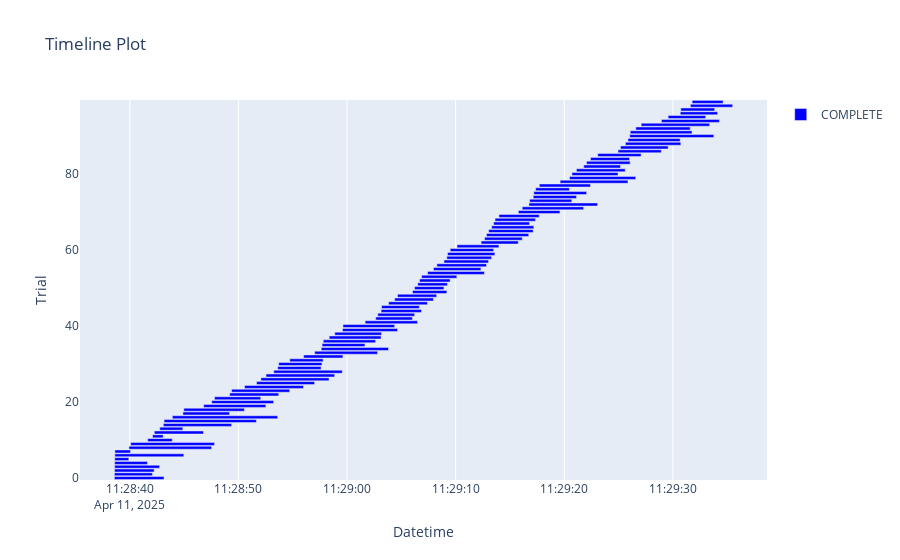

Here is the notebook cell this chart was saved with:
### Code cell
optuna.visualization.plot_timeline(study)

### Figure 1 — Plotly figure (JSON) as saved in the notebook; plotly's stock layout.template omitted (floating-point values rounded to 4 significant figures)
{"data": [{"base": ["2025-04-11T11:28:38.582479", "2025-04-11T11:28:38.593954", "2025-04-11T11:28:38.595949", "2025-04-11T11:28:38.606944", "2025-04-11T11:28:38.612122", "2025-04-11T11:28:38.615104", "2025-04-11T11:28:38.629065", "2025-04-11T11:28:38.632060", "2025-04-11T11:28:39.927651", "2025-04-11T11:28:40.087377", "2025-04-11T11:28:41.652613", "2025-04-11T11:28:42.102118", "2025-04-11T11:28:42.261522", "2025-04-11T11:28:42.763097", "2025-04-11T11:28:43.093130", "2025-04-11T11:28:43.162389", "2025-04-11T11:28:43.924047", "2025-04-11T11:28:44.892871", "2025-04-11T11:28:44.977666", "2025-04-11T11:28:46.804904", "2025-04-11T11:28:47.546659", "2025-04-11T11:28:47.807029", "2025-04-11T11:28:49.199005", "2025-04-11T11:28:49.374518", "2025-04-11T11:28:50.565249", "2025-04-11T11:28:51.674640", "2025-04-11T11:28:52.070491", "2025-04-11T11:28:52.543167", "2025-04-11T11:28:53.255455", "2025-04-11T11:28:53.623544", "2025-04-11T11:28:53.710222", "2025-04-11T11:28:54.729714", "2025-04-11T11:28:56.005247", "2025-04-11T11:28:57.020750", "2025-04-11T11:28:57.630346", "2025-04-11T11:28:57.708143", "2025-04-11T11:28:57.813638", "2025-04-11T11:28:58.359002", "2025-04-11T11:28:58.874028", "2025-04-11T11:28:59.584505", "2025-04-11T11:28:59.628826", "2025-04-11T11:29:01.668388", "2025-04-11T11:29:02.641189", "2025-04-11T11:29:02.828712", "2025-04-11T11:29:03.140211", "2025-04-11T11:29:03.182404", "2025-04-11T11:29:03.828338", "2025-04-11T11:29:04.385695", "2025-04-11T11:29:04.650471", "2025-04-11T11:29:06.030077", "2025-04-11T11:29:06.219411", "2025-04-11T11:29:06.510574", "2025-04-11T11:29:06.673969", "2025-04-11T11:29:06.869102", "2025-04-11T11:29:07.420797", "2025-04-11T11:29:07.960861", "2025-04-11T11:29:08.272428", "2025-04-11T11:29:08.926472", "2025-04-11T11:29:09.188926", "2025-04-11T11:29:09.256060", "2025-04-11T11:29:09.500738", "2025-04-11T11:29:10.126708", "2025-04-11T11:29:12.345173", "2025-04-11T11:29:12.659815", "2025-04-11T11:29:12.842360", "2025-04-11T11:29:13.042811", "2025-04-11T11:29:13.314179", "2025-04-11T11:29:13.493193", "2025-04-11T11:29:13.628202", "2025-04-11T11:29:13.985412", "2025-04-11T11:29:15.773583", "2025-04-11T11:29:16.129169", "2025-04-11T11:29:16.747708", "2025-04-11T11:29:16.813274", "2025-04-11T11:29:17.144028", "2025-04-11T11:29:17.197001", "2025-04-11T11:29:17.365874", "2025-04-11T11:29:17.704537", "2025-04-11T11:29:19.618124", "2025-04-11T11:29:20.483560", "2025-04-11T11:29:20.706108", "2025-04-11T11:29:21.122553", "2025-04-11T11:29:21.789827", "2025-04-11T11:29:22.051732", "2025-04-11T11:29:22.416222", "2025-04-11T11:29:23.081870", "2025-04-11T11:29:24.950357", "2025-04-11T11:29:25.180489", "2025-04-11T11:29:25.627679", "2025-04-11T11:29:25.863801", "2025-04-11T11:29:26.022348", "2025-04-11T11:29:26.072382", "2025-04-11T11:29:26.582285", "2025-04-11T11:29:27.079340", "2025-04-11T11:29:28.945390", "2025-04-11T11:29:29.559201", "2025-04-11T11:29:30.676291", "2025-04-11T11:29:30.726990", "2025-04-11T11:29:31.610441", "2025-04-11T11:29:31.773555"], "hovertemplate": "%{text}<extra>COMPLETE</extra>", "marker": {"color": "blue"}, "name": "COMPLETE", "orientation": "h", "text": ["{<br>  \"number\": 0,<br>  \"values\": [<br>    0.977751756440281<br>  ],<br>  \"params\": {<br>    \"learning_rate\": 0.06203331384198674,<br>    \"max_depth\": 9,<br>    \"max_leaves\": 6,<br>    \"num_parallel_tree\": 2,<br>    \"n_estimators\": 869<br>  }<br>}", "{<br>  \"number\": 1,<br>  \"values\": [<br>    0.9789227166276346<br>  ],<br>  \"params\": {<br>    \"learning_rate\": 0.3178678566231,<br>    \"max_depth\": 8,<br>    \"max_leaves\": 7,<br>    \"num_parallel_tree\": 2,<br>    \"n_estimators\": 604<br>  }<br>}", "{<br>  \"number\": 2,<br>  \"values\": [<br>    0.9730679156908665<br>  ],<br>  \"params\": {<br>    \"learning_rate\": 0.531248913929034,<br>    \"max_depth\": 9,<br>    \"max_leaves\": 4,<br>    \"num_parallel_tree\": 4,<br>    \"n_estimators\": 497<br>  }<br>}", "{<br>  \"number\": 3,<br>  \"values\": [<br>    0.9754098360655737<br>  ],<br>  \"params\": {<br>    \"learning_rate\": 0.10587658380431175,<br>    \"max_depth\": 11,<br>    \"max_leaves\": 8,<br>    \"num_parallel_tree\": 3,<br>    \"n_estimators\": 444<br>  }<br>}", "{<br>  \"number\": 4,<br>  \"values\": [<br>    0.9754098360655737<br>  ],<br>  \"params\": {<br>    \"learning_rate\": 0.06087651953371809,<br>    \"max_depth\": 12,<br>    \"max_leaves\": 8,<br>    \"num_parallel_tree\": 4,<br>    \"n_estimators\": 259<br>  }<br>}", "{<br>  \"number\": 5,<br>  \"values\": [<br>    0.968384074941452<br>  ],<br>  \"params\": {<br>    \"learning_rate\": 0.00910235470729337,<br>    \"max_depth\": 8,<br>    \"max_leaves\": 5,<br>    \"num_parallel_tree\": 2,<br>    \"n_estimators\": 228<br>  }<br>}", "{<br>  \"number\": 6,<br>  \"values\": [<br>    0.9789227166276346<br>  ],<br>  \"params\": {<br>    \"learning_rate\": 0.830134962998304,<br>    \"max_depth\": 11,<br>    \"max_leaves\": 7,<br>    \"num_parallel_tree\": 4,<br>    \"n_estimators\": 786<br>  }<br>}", "{<br>  \"number\": 7,<br>  \"values\": [<br>    0.9730679156908665<br>  ],<br>  \"params\": {<br>    \"learning_rate\": 0.252698175903153,<br>    \"max_depth\": 12,<br>    \"max_leaves\": 2,<br>    \"num_parallel_tree\": 2,<br>    \"n_estimators\": 531<br>  }<br>}", "{<br>  \"number\": 8,<br>  \"values\": [<br>    0.9765807962529274<br>  ],<br>  \"params\": {<br>    \"learning_rate\": 0.5487505441668263,<br>    \"max_depth\": 8,<br>    \"max_leaves\": 5,<br>    \"num_parallel_tree\": 4,<br>    \"n_estimators\": 917<br>  }<br>}", "{<br>  \"number\": 9,<br>  \"values\": [<br>    0.9754098360655737<br>  ],<br>  \"params\": {<br>    \"learning_rate\": 0.5072060323301134,<br>    \"max_depth\": 10,<br>    \"max_leaves\": 8,<br>    \"num_parallel_tree\": 4,<br>    \"n_estimators\": 886<br>  }<br>}", "{<br>  \"number\": 10,<br>  \"values\": [<br>    0.9742388758782201<br>  ],<br>  \"params\": {<br>    \"learning_rate\": 0.04242131479818212,<br>    \"max_depth\": 12,<br>    \"max_leaves\": 6,<br>    \"num_parallel_tree\": 3,<br>    \"n_estimators\": 310<br>  }<br>}", "{<br>  \"number\": 11,<br>  \"values\": [<br>    0.9730679156908665<br>  ],<br>  \"params\": {<br>    \"learning_rate\": 0.20725465190692094,<br>    \"max_depth\": 11,<br>    \"max_leaves\": 2,<br>    \"num_parallel_tree\": 2,<br>    \"n_estimators\": 378<br>  }<br>}", "{<br>  \"number\": 12,<br>  \"values\": [<br>    0.9742388758782201<br>  ],<br>  \"params\": {<br>    \"learning_rate\": 0.6744950884524858,<br>    \"max_depth\": 8,<br>    \"max_leaves\": 5,<br>    \"num_parallel_tree\": 3,<br>    \"n_estimators\": 712<br>  }<br>}", "{<br>  \"number\": 13,<br>  \"values\": [<br>    0.9789227166276346<br>  ],<br>  \"params\": {<br>    \"learning_rate\": 0.6331479773266425,<br>    \"max_depth\": 8,<br>    \"max_leaves\": 6,<br>    \"num_parallel_tree\": 2,<br>    \"n_estimators\": 423<br>  }<br>}", "{<br>  \"number\": 14,<br>  \"values\": [<br>    0.9730679156908665<br>  ],<br>  \"params\": {<br>    \"learning_rate\": 0.8867538508289092,<br>    \"max_depth\": 11,<br>    \"max_leaves\": 6,<br>    \"num_parallel_tree\": 4,<br>    \"n_estimators\": 856<br>  }<br>}", "{<br>  \"number\": 15,<br>  \"values\": [<br>    0.9765807962529274<br>  ],<br>  \"params\": {<br>    \"learning_rate\": 0.17263813203385836,<br>    \"max_depth\": 11,<br>    \"max_leaves\": 7,<br>    \"num_parallel_tree\": 4,<br>    \"n_estimators\": 838<br>  }<br>}", "{<br>  \"number\": 16,<br>  \"values\": [<br>    0.977751756440281<br>  ],<br>  \"params\": {<br>    \"learning_rate\": 0.18416408664679507,<br>    \"max_depth\": 9,<br>    \"max_leaves\": 7,<br>    \"num_parallel_tree\": 4,<br>    \"n_estimators\": 918<br>  }<br>}", "{<br>  \"number\": 17,<br>  \"values\": [<br>    0.9800936768149883<br>  ],<br>  \"params\": {<br>    \"learning_rate\": 0.9175568531512337,<br>    \"max_depth\": 9,<br>    \"max_leaves\": 7,<br>    \"num_parallel_tree\": 3,<br>    \"n_estimators\": 733<br>  }<br>}", "{<br>  \"number\": 18,<br>  \"values\": [<br>    0.9765807962529274<br>  ],<br>  \"params\": {<br>    \"learning_rate\": 0.9384998982065346,<br>    \"max_depth\": 10,<br>    \"max_leaves\": 7,<br>    \"num_parallel_tree\": 4,<br>    \"n_estimators\": 737<br>  }<br>}", "{<br>  \"number\": 19,<br>  \"values\": [<br>    0.9765807962529274<br>  ],<br>  \"params\": {<br>    \"learning_rate\": 0.9951016580239413,<br>    \"max_depth\": 10,<br>    \"max_leaves\": 7,<br>    \"num_parallel_tree\": 4,<br>    \"n_estimators\": 722<br>  }<br>}", "{<br>  \"number\": 20,<br>  \"values\": [<br>    0.9824355971896955<br>  ],<br>  \"params\": {<br>    \"learning_rate\": 0.8845754292985321,<br>    \"max_depth\": 10,<br>    \"max_leaves\": 7,<br>    \"num_parallel_tree\": 4,<br>    \"n_estimators\": 681<br>  }<br>}", "{<br>  \"number\": 21,<br>  \"values\": [<br>    0.9800936768149883<br>  ],<br>  \"params\": {<br>    \"learning_rate\": 0.9057754342262516,<br>    \"max_depth\": 10,<br>    \"max_leaves\": 7,<br>    \"num_parallel_tree\": 3,<br>    \"n_estimators\": 688<br>  }<br>}", "{<br>  \"number\": 22,<br>  \"values\": [<br>    0.9800936768149883<br>  ],<br>  \"params\": {<br>    \"learning_rate\": 0.9675382721231766,<br>    \"max_depth\": 9,<br>    \"max_leaves\": 7,<br>    \"num_parallel_tree\": 3,<br>    \"n_estimators\": 661<br>  }<br>}", "{<br>  \"number\": 23,<br>  \"values\": [<br>    0.9765807962529274<br>  ],<br>  \"params\": {<br>    \"learning_rate\": 0.3631879945799965,<br>    \"max_depth\": 9,<br>    \"max_leaves\": 7,<br>    \"num_parallel_tree\": 3,<br>    \"n_estimators\": 647<br>  }<br>}", "{<br>  \"number\": 24,<br>  \"values\": [<br>    0.977751756440281<br>  ],<br>  \"params\": {<br>    \"learning_rate\": 0.2984854005689865,<br>    \"max_depth\": 9,<br>    \"max_leaves\": 7,<br>    \"num_parallel_tree\": 3,<br>    \"n_estimators\": 626<br>  }<br>}", "{<br>  \"number\": 25,<br>  \"values\": [<br>    0.977751756440281<br>  ],<br>  \"params\": {<br>    \"learning_rate\": 0.38679000912353123,<br>    \"max_depth\": 9,<br>    \"max_leaves\": 7,<br>    \"num_parallel_tree\": 3,<br>    \"n_estimators\": 638<br>  }<br>}", "{<br>  \"number\": 26,<br>  \"values\": [<br>    0.9730679156908665<br>  ],<br>  \"params\": {<br>    \"learning_rate\": 0.7501919198097539,<br>    \"max_depth\": 9,<br>    \"max_leaves\": 4,<br>    \"num_parallel_tree\": 3,<br>    \"n_estimators\": 990<br>  }<br>}", "{<br>  \"number\": 27,<br>  \"values\": [<br>    0.977751756440281<br>  ],<br>  \"params\": {<br>    \"learning_rate\": 0.7599893226133501,<br>    \"max_depth\": 9,<br>    \"max_leaves\": 4,<br>    \"num_parallel_tree\": 3,<br>    \"n_estimators\": 994<br>  }<br>}", "{<br>  \"number\": 28,<br>  \"values\": [<br>    0.9789227166276346<br>  ],<br>  \"params\": {<br>    \"learning_rate\": 0.780494303706767,<br>    \"max_depth\": 9,<br>    \"max_leaves\": 4,<br>    \"num_parallel_tree\": 3,<br>    \"n_estimators\": 995<br>  }<br>}", "{<br>  \"number\": 29,<br>  \"values\": [<br>    0.9765807962529274<br>  ],<br>  \"params\": {<br>    \"learning_rate\": 0.7889647517168843,<br>    \"max_depth\": 9,<br>    \"max_leaves\": 4,<br>    \"num_parallel_tree\": 3,<br>    \"n_estimators\": 625<br>  }<br>}", "{<br>  \"number\": 30,<br>  \"values\": [<br>    0.977751756440281<br>  ],<br>  \"params\": {<br>    \"learning_rate\": 0.7663836824015526,<br>    \"max_depth\": 10,<br>    \"max_leaves\": 4,<br>    \"num_parallel_tree\": 3,<br>    \"n_estimators\": 631<br>  }<br>}", "{<br>  \"number\": 31,<br>  \"values\": [<br>    0.9742388758782201<br>  ],<br>  \"params\": {<br>    \"learning_rate\": 0.7762333446577658,<br>    \"max_depth\": 10,<br>    \"max_leaves\": 3,<br>    \"num_parallel_tree\": 3,<br>    \"n_estimators\": 551<br>  }<br>}", "{<br>  \"number\": 32,<br>  \"values\": [<br>    0.9742388758782201<br>  ],<br>  \"params\": {<br>    \"learning_rate\": 0.7773919594877541,<br>    \"max_depth\": 10,<br>    \"max_leaves\": 4,<br>    \"num_parallel_tree\": 3,<br>    \"n_estimators\": 557<br>  }<br>}", "{<br>  \"number\": 33,<br>  \"values\": [<br>    0.9754098360655737<br>  ],<br>  \"params\": {<br>    \"learning_rate\": 0.7729285065188304,<br>    \"max_depth\": 10,<br>    \"max_leaves\": 4,<br>    \"num_parallel_tree\": 3,<br>    \"n_estimators\": 1000<br>  }<br>}", "{<br>  \"number\": 34,<br>  \"values\": [<br>    0.9765807962529274<br>  ],<br>  \"params\": {<br>    \"learning_rate\": 0.7446258322504886,<br>    \"max_depth\": 10,<br>    \"max_leaves\": 8,<br>    \"num_parallel_tree\": 3,<br>    \"n_estimators\": 974<br>  }<br>}", "{<br>  \"number\": 35,<br>  \"values\": [<br>    0.977751756440281<br>  ],<br>  \"params\": {<br>    \"learning_rate\": 0.7016397210373542,<br>    \"max_depth\": 10,<br>    \"max_leaves\": 8,<br>    \"num_parallel_tree\": 3,<br>    \"n_estimators\": 553<br>  }<br>}", "{<br>  \"number\": 36,<br>  \"values\": [<br>    0.9765807962529274<br>  ],<br>  \"params\": {<br>    \"learning_rate\": 0.8712969235205874,<br>    \"max_depth\": 10,<br>    \"max_leaves\": 6,<br>    \"num_parallel_tree\": 3,<br>    \"n_estimators\": 795<br>  }<br>}", "{<br>  \"number\": 37,<br>  \"values\": [<br>    0.977751756440281<br>  ],<br>  \"params\": {<br>    \"learning_rate\": 0.8783090940448167,<br>    \"max_depth\": 10,<br>    \"max_leaves\": 6,<br>    \"num_parallel_tree\": 3,<br>    \"n_estimators\": 770<br>  }<br>}", "{<br>  \"number\": 38,<br>  \"values\": [<br>    0.9789227166276346<br>  ],<br>  \"params\": {<br>    \"learning_rate\": 0.8936061735985057,<br>    \"max_depth\": 10,<br>    \"max_leaves\": 6,<br>    \"num_parallel_tree\": 3,<br>    \"n_estimators\": 688<br>  }<br>}", "{<br>  \"number\": 39,<br>  \"values\": [<br>    0.9765807962529274<br>  ],<br>  \"params\": {<br>    \"learning_rate\": 0.990695571892742,<br>    \"max_depth\": 10,<br>    \"max_leaves\": 8,<br>    \"num_parallel_tree\": 3,<br>    \"n_estimators\": 801<br>  }<br>}", "{<br>  \"number\": 40,<br>  \"values\": [<br>    0.977751756440281<br>  ],<br>  \"params\": {<br>    \"learning_rate\": 0.9938352330412838,<br>    \"max_depth\": 10,<br>    \"max_leaves\": 8,<br>    \"num_parallel_tree\": 3,<br>    \"n_estimators\": 779<br>  }<br>}", "{<br>  \"number\": 41,<br>  \"values\": [<br>    0.977751756440281<br>  ],<br>  \"params\": {<br>    \"learning_rate\": 0.8996866710461227,<br>    \"max_depth\": 10,<br>    \"max_leaves\": 6,<br>    \"num_parallel_tree\": 3,<br>    \"n_estimators\": 689<br>  }<br>}", "{<br>  \"number\": 42,<br>  \"values\": [<br>    0.977751756440281<br>  ],<br>  \"params\": {<br>    \"learning_rate\": 0.9989960633075659,<br>    \"max_depth\": 10,<br>    \"max_leaves\": 8,<br>    \"num_parallel_tree\": 2,<br>    \"n_estimators\": 687<br>  }<br>}", "{<br>  \"number\": 43,<br>  \"values\": [<br>    0.977751756440281<br>  ],<br>  \"params\": {<br>    \"learning_rate\": 0.9990501584899696,<br>    \"max_depth\": 8,<br>    \"max_leaves\": 8,<br>    \"num_parallel_tree\": 2,<br>    \"n_estimators\": 683<br>  }<br>}", "{<br>  \"number\": 44,<br>  \"values\": [<br>    0.9765807962529274<br>  ],<br>  \"params\": {<br>    \"learning_rate\": 0.9989605445194916,<br>    \"max_depth\": 8,<br>    \"max_leaves\": 8,<br>    \"num_parallel_tree\": 2,<br>    \"n_estimators\": 707<br>  }<br>}", "{<br>  \"number\": 45,<br>  \"values\": [<br>    0.977751756440281<br>  ],<br>  \"params\": {<br>    \"learning_rate\": 0.9769481117268581,<br>    \"max_depth\": 8,<br>    \"max_leaves\": 8,<br>    \"num_parallel_tree\": 2,<br>    \"n_estimators\": 673<br>  }<br>}", "{<br>  \"number\": 46,<br>  \"values\": [<br>    0.9754098360655737<br>  ],<br>  \"params\": {<br>    \"learning_rate\": 0.9977170173658738,<br>    \"max_depth\": 8,<br>    \"max_leaves\": 8,<br>    \"num_parallel_tree\": 2,<br>    \"n_estimators\": 684<br>  }<br>}", "{<br>  \"number\": 47,<br>  \"values\": [<br>    0.9789227166276346<br>  ],<br>  \"params\": {<br>    \"learning_rate\": 0.9366346376004809,<br>    \"max_depth\": 8,<br>    \"max_leaves\": 8,<br>    \"num_parallel_tree\": 2,<br>    \"n_estimators\": 674<br>  }<br>}", "{<br>  \"number\": 48,<br>  \"values\": [<br>    0.9789227166276346<br>  ],<br>  \"params\": {<br>    \"learning_rate\": 0.9482780114076115,<br>    \"max_depth\": 8,<br>    \"max_leaves\": 7,<br>    \"num_parallel_tree\": 2,<br>    \"n_estimators\": 686<br>  }<br>}", "{<br>  \"number\": 49,<br>  \"values\": [<br>    0.9765807962529274<br>  ],<br>  \"params\": {<br>    \"learning_rate\": 0.9330488962920276,<br>    \"max_depth\": 8,<br>    \"max_leaves\": 7,<br>    \"num_parallel_tree\": 2,<br>    \"n_estimators\": 582<br>  }<br>}", "{<br>  \"number\": 50,<br>  \"values\": [<br>    0.9800936768149883<br>  ],<br>  \"params\": {<br>    \"learning_rate\": 0.9154839166353552,<br>    \"max_depth\": 8,<br>    \"max_leaves\": 7,<br>    \"num_parallel_tree\": 2,<br>    \"n_estimators\": 476<br>  }<br>}", "{<br>  \"number\": 51,<br>  \"values\": [<br>    0.9765807962529274<br>  ],<br>  \"params\": {<br>    \"learning_rate\": 0.9412886316471393,<br>    \"max_depth\": 8,<br>    \"max_leaves\": 7,<br>    \"num_parallel_tree\": 2,<br>    \"n_estimators\": 491<br>  }<br>}", "{<br>  \"number\": 52,<br>  \"values\": [<br>    0.977751756440281<br>  ],<br>  \"params\": {<br>    \"learning_rate\": 0.83646378297056,<br>    \"max_depth\": 8,<br>    \"max_leaves\": 7,<br>    \"num_parallel_tree\": 2,<br>    \"n_estimators\": 495<br>  }<br>}", "{<br>  \"number\": 53,<br>  \"values\": [<br>    0.9789227166276346<br>  ],<br>  \"params\": {<br>    \"learning_rate\": 0.5897165423080956,<br>    \"max_depth\": 11,<br>    \"max_leaves\": 7,<br>    \"num_parallel_tree\": 2,<br>    \"n_estimators\": 589<br>  }<br>}", "{<br>  \"number\": 54,<br>  \"values\": [<br>    0.977751756440281<br>  ],<br>  \"params\": {<br>    \"learning_rate\": 0.5844509098772498,<br>    \"max_depth\": 11,<br>    \"max_leaves\": 7,<br>    \"num_parallel_tree\": 4,<br>    \"n_estimators\": 589<br>  }<br>}", "{<br>  \"number\": 55,<br>  \"values\": [<br>    0.9789227166276346<br>  ],<br>  \"params\": {<br>    \"learning_rate\": 0.593122878974119,<br>    \"max_depth\": 11,<br>    \"max_leaves\": 7,<br>    \"num_parallel_tree\": 4,<br>    \"n_estimators\": 500<br>  }<br>}", "{<br>  \"number\": 56,<br>  \"values\": [<br>    0.9800936768149883<br>  ],<br>  \"params\": {<br>    \"learning_rate\": 0.5705825430634696,<br>    \"max_depth\": 11,<br>    \"max_leaves\": 7,<br>    \"num_parallel_tree\": 4,<br>    \"n_estimators\": 511<br>  }<br>}", "{<br>  \"number\": 57,<br>  \"values\": [<br>    0.977751756440281<br>  ],<br>  \"params\": {<br>    \"learning_rate\": 0.8403434142697654,<br>    \"max_depth\": 11,<br>    \"max_leaves\": 5,<br>    \"num_parallel_tree\": 4,<br>    \"n_estimators\": 491<br>  }<br>}", "{<br>  \"number\": 58,<br>  \"values\": [<br>    0.9812646370023419<br>  ],<br>  \"params\": {<br>    \"learning_rate\": 0.8498593272641399,<br>    \"max_depth\": 11,<br>    \"max_leaves\": 7,<br>    \"num_parallel_tree\": 4,<br>    \"n_estimators\": 495<br>  }<br>}", "{<br>  \"number\": 59,<br>  \"values\": [<br>    0.9800936768149883<br>  ],<br>  \"params\": {<br>    \"learning_rate\": 0.8332229053756625,<br>    \"max_depth\": 11,<br>    \"max_leaves\": 7,<br>    \"num_parallel_tree\": 4,<br>    \"n_estimators\": 507<br>  }<br>}", "{<br>  \"number\": 60,<br>  \"values\": [<br>    0.9754098360655737<br>  ],<br>  \"params\": {<br>    \"learning_rate\": 0.5981079065920497,<br>    \"max_depth\": 11,<br>    \"max_leaves\": 7,<br>    \"num_parallel_tree\": 4,<br>    \"n_estimators\": 431<br>  }<br>}", "{<br>  \"number\": 61,<br>  \"values\": [<br>    0.9754098360655737<br>  ],<br>  \"params\": {<br>    \"learning_rate\": 0.8322434443737318,<br>    \"max_depth\": 9,<br>    \"max_leaves\": 6,<br>    \"num_parallel_tree\": 4,<br>    \"n_estimators\": 427<br>  }<br>}", "{<br>  \"number\": 62,<br>  \"values\": [<br>    0.9765807962529274<br>  ],<br>  \"params\": {<br>    \"learning_rate\": 0.4467358430464087,<br>    \"max_depth\": 9,<br>    \"max_leaves\": 6,<br>    \"num_parallel_tree\": 4,<br>    \"n_estimators\": 323<br>  }<br>}", "{<br>  \"number\": 63,<br>  \"values\": [<br>    0.9789227166276346<br>  ],<br>  \"params\": {<br>    \"learning_rate\": 0.8544934623943063,<br>    \"max_depth\": 9,<br>    \"max_leaves\": 6,<br>    \"num_parallel_tree\": 4,<br>    \"n_estimators\": 373<br>  }<br>}", "{<br>  \"number\": 64,<br>  \"values\": [<br>    0.9765807962529274<br>  ],<br>  \"params\": {<br>    \"learning_rate\": 0.4571951724361171,<br>    \"max_depth\": 9,<br>    \"max_leaves\": 5,<br>    \"num_parallel_tree\": 4,<br>    \"n_estimators\": 415<br>  }<br>}", "{<br>  \"number\": 65,<br>  \"values\": [<br>    0.9765807962529274<br>  ],<br>  \"params\": {<br>    \"learning_rate\": 0.41862714851461524,<br>    \"max_depth\": 12,<br>    \"max_leaves\": 6,<br>    \"num_parallel_tree\": 4,<br>    \"n_estimators\": 405<br>  }<br>}", "{<br>  \"number\": 66,<br>  \"values\": [<br>    0.9765807962529274<br>  ],<br>  \"params\": {<br>    \"learning_rate\": 0.8327206830996221,<br>    \"max_depth\": 9,<br>    \"max_leaves\": 6,<br>    \"num_parallel_tree\": 4,<br>    \"n_estimators\": 442<br>  }<br>}", "{<br>  \"number\": 67,<br>  \"values\": [<br>    0.9754098360655737<br>  ],<br>  \"params\": {<br>    \"learning_rate\": 0.8132457939303992,<br>    \"max_depth\": 12,<br>    \"max_leaves\": 6,<br>    \"num_parallel_tree\": 4,<br>    \"n_estimators\": 382<br>  }<br>}", "{<br>  \"number\": 68,<br>  \"values\": [<br>    0.9754098360655737<br>  ],<br>  \"params\": {<br>    \"learning_rate\": 0.4419952838126443,<br>    \"max_depth\": 12,<br>    \"max_leaves\": 6,<br>    \"num_parallel_tree\": 4,<br>    \"n_estimators\": 378<br>  }<br>}", "{<br>  \"number\": 69,<br>  \"values\": [<br>    0.9765807962529274<br>  ],<br>  \"params\": {<br>    \"learning_rate\": 0.44589464159827397,<br>    \"max_depth\": 12,<br>    \"max_leaves\": 6,<br>    \"num_parallel_tree\": 4,<br>    \"n_estimators\": 376<br>  }<br>}", "{<br>  \"number\": 70,<br>  \"values\": [<br>    0.9800936768149883<br>  ],<br>  \"params\": {<br>    \"learning_rate\": 0.8997881374874013,<br>    \"max_depth\": 12,<br>    \"max_leaves\": 7,<br>    \"num_parallel_tree\": 4,<br>    \"n_estimators\": 460<br>  }<br>}", "{<br>  \"number\": 71,<br>  \"values\": [<br>    0.9789227166276346<br>  ],<br>  \"params\": {<br>    \"learning_rate\": 0.9203486856132699,<br>    \"max_depth\": 11,<br>    \"max_leaves\": 7,<br>    \"num_parallel_tree\": 4,<br>    \"n_estimators\": 752<br>  }<br>}", "{<br>  \"number\": 72,<br>  \"values\": [<br>    0.9800936768149883<br>  ],<br>  \"params\": {<br>    \"learning_rate\": 0.7158003543834969,<br>    \"max_depth\": 11,<br>    \"max_leaves\": 7,<br>    \"num_parallel_tree\": 4,<br>    \"n_estimators\": 752<br>  }<br>}", "{<br>  \"number\": 73,<br>  \"values\": [<br>    0.9789227166276346<br>  ],<br>  \"params\": {<br>    \"learning_rate\": 0.9144392793570265,<br>    \"max_depth\": 12,<br>    \"max_leaves\": 7,<br>    \"num_parallel_tree\": 4,<br>    \"n_estimators\": 459<br>  }<br>}", "{<br>  \"number\": 74,<br>  \"values\": [<br>    0.9824355971896955<br>  ],<br>  \"params\": {<br>    \"learning_rate\": 0.909865039157582,<br>    \"max_depth\": 12,<br>    \"max_leaves\": 7,<br>    \"num_parallel_tree\": 4,<br>    \"n_estimators\": 465<br>  }<br>}", "{<br>  \"number\": 75,<br>  \"values\": [<br>    0.9789227166276346<br>  ],<br>  \"params\": {<br>    \"learning_rate\": 0.7055464225479805,<br>    \"max_depth\": 12,<br>    \"max_leaves\": 7,<br>    \"num_parallel_tree\": 3,<br>    \"n_estimators\": 760<br>  }<br>}", "{<br>  \"number\": 76,<br>  \"values\": [<br>    0.977751756440281<br>  ],<br>  \"params\": {<br>    \"learning_rate\": 0.7146726409094928,<br>    \"max_depth\": 11,<br>    \"max_leaves\": 7,<br>    \"num_parallel_tree\": 3,<br>    \"n_estimators\": 469<br>  }<br>}", "{<br>  \"number\": 77,<br>  \"values\": [<br>    0.9789227166276346<br>  ],<br>  \"params\": {<br>    \"learning_rate\": 0.7146074987034066,<br>    \"max_depth\": 11,<br>    \"max_leaves\": 7,<br>    \"num_parallel_tree\": 3,<br>    \"n_estimators\": 745<br>  }<br>}", "{<br>  \"number\": 78,<br>  \"values\": [<br>    0.977751756440281<br>  ],<br>  \"params\": {<br>    \"learning_rate\": 0.7017673513424741,<br>    \"max_depth\": 11,<br>    \"max_leaves\": 7,<br>    \"num_parallel_tree\": 4,<br>    \"n_estimators\": 738<br>  }<br>}", "{<br>  \"number\": 79,<br>  \"values\": [<br>    0.9836065573770492<br>  ],<br>  \"params\": {<br>    \"learning_rate\": 0.9177869491689862,<br>    \"max_depth\": 11,<br>    \"max_leaves\": 7,<br>    \"num_parallel_tree\": 4,<br>    \"n_estimators\": 745<br>  }<br>}", "{<br>  \"number\": 80,<br>  \"values\": [<br>    0.9789227166276346<br>  ],<br>  \"params\": {<br>    \"learning_rate\": 0.9609006480739409,<br>    \"max_depth\": 11,<br>    \"max_leaves\": 7,<br>    \"num_parallel_tree\": 4,<br>    \"n_estimators\": 522<br>  }<br>}", "{<br>  \"number\": 81,<br>  \"values\": [<br>    0.9789227166276346<br>  ],<br>  \"params\": {<br>    \"learning_rate\": 0.9599466753610253,<br>    \"max_depth\": 11,<br>    \"max_leaves\": 7,<br>    \"num_parallel_tree\": 3,<br>    \"n_estimators\": 752<br>  }<br>}", "{<br>  \"number\": 82,<br>  \"values\": [<br>    0.9754098360655737<br>  ],<br>  \"params\": {<br>    \"learning_rate\": 0.954272822398104,<br>    \"max_depth\": 10,<br>    \"max_leaves\": 7,<br>    \"num_parallel_tree\": 3,<br>    \"n_estimators\": 524<br>  }<br>}", "{<br>  \"number\": 83,<br>  \"values\": [<br>    0.9765807962529274<br>  ],<br>  \"params\": {<br>    \"learning_rate\": 0.9635965370105122,<br>    \"max_depth\": 10,<br>    \"max_leaves\": 7,<br>    \"num_parallel_tree\": 3,<br>    \"n_estimators\": 611<br>  }<br>}", "{<br>  \"number\": 84,<br>  \"values\": [<br>    0.9800936768149883<br>  ],<br>  \"params\": {<br>    \"learning_rate\": 0.8736416311491773,<br>    \"max_depth\": 10,<br>    \"max_leaves\": 7,<br>    \"num_parallel_tree\": 3,<br>    \"n_estimators\": 540<br>  }<br>}", "{<br>  \"number\": 85,<br>  \"values\": [<br>    0.977751756440281<br>  ],<br>  \"params\": {<br>    \"learning_rate\": 0.9634168626159113,<br>    \"max_depth\": 10,<br>    \"max_leaves\": 7,<br>    \"num_parallel_tree\": 3,<br>    \"n_estimators\": 605<br>  }<br>}", "{<br>  \"number\": 86,<br>  \"values\": [<br>    0.9742388758782201<br>  ],<br>  \"params\": {<br>    \"learning_rate\": 0.8706630584466551,<br>    \"max_depth\": 10,<br>    \"max_leaves\": 8,<br>    \"num_parallel_tree\": 3,<br>    \"n_estimators\": 612<br>  }<br>}", "{<br>  \"number\": 87,<br>  \"values\": [<br>    0.9742388758782201<br>  ],<br>  \"params\": {<br>    \"learning_rate\": 0.6554321135875529,<br>    \"max_depth\": 10,<br>    \"max_leaves\": 8,<br>    \"num_parallel_tree\": 3,<br>    \"n_estimators\": 654<br>  }<br>}", "{<br>  \"number\": 88,<br>  \"values\": [<br>    0.977751756440281<br>  ],<br>  \"params\": {<br>    \"learning_rate\": 0.8691840117214792,<br>    \"max_depth\": 10,<br>    \"max_leaves\": 8,<br>    \"num_parallel_tree\": 4,<br>    \"n_estimators\": 651<br>  }<br>}", "{<br>  \"number\": 89,<br>  \"values\": [<br>    0.9789227166276346<br>  ],<br>  \"params\": {<br>    \"learning_rate\": 0.8735245699472817,<br>    \"max_depth\": 10,<br>    \"max_leaves\": 8,<br>    \"num_parallel_tree\": 4,<br>    \"n_estimators\": 614<br>  }<br>}", "{<br>  \"number\": 90,<br>  \"values\": [<br>    0.9765807962529274<br>  ],<br>  \"params\": {<br>    \"learning_rate\": 0.10706274490300383,<br>    \"max_depth\": 10,<br>    \"max_leaves\": 8,<br>    \"num_parallel_tree\": 4,<br>    \"n_estimators\": 653<br>  }<br>}", "{<br>  \"number\": 91,<br>  \"values\": [<br>    0.9800936768149883<br>  ],<br>  \"params\": {<br>    \"learning_rate\": 0.8108207277402195,<br>    \"max_depth\": 10,<br>    \"max_leaves\": 8,<br>    \"num_parallel_tree\": 4,<br>    \"n_estimators\": 722<br>  }<br>}", "{<br>  \"number\": 92,<br>  \"values\": [<br>    0.9789227166276346<br>  ],<br>  \"params\": {<br>    \"learning_rate\": 0.8630298973435166,<br>    \"max_depth\": 10,<br>    \"max_leaves\": 8,<br>    \"num_parallel_tree\": 4,<br>    \"n_estimators\": 654<br>  }<br>}", "{<br>  \"number\": 93,<br>  \"values\": [<br>    0.977751756440281<br>  ],<br>  \"params\": {<br>    \"learning_rate\": 0.8024897697717379,<br>    \"max_depth\": 9,<br>    \"max_leaves\": 8,<br>    \"num_parallel_tree\": 4,<br>    \"n_estimators\": 823<br>  }<br>}", "{<br>  \"number\": 94,<br>  \"values\": [<br>    0.977751756440281<br>  ],<br>  \"params\": {<br>    \"learning_rate\": 0.8088806681119061,<br>    \"max_depth\": 9,<br>    \"max_leaves\": 8,<br>    \"num_parallel_tree\": 4,<br>    \"n_estimators\": 653<br>  }<br>}", "{<br>  \"number\": 95,<br>  \"values\": [<br>    0.9718969555035128<br>  ],<br>  \"params\": {<br>    \"learning_rate\": 0.12388900129831731,<br>    \"max_depth\": 9,<br>    \"max_leaves\": 2,<br>    \"num_parallel_tree\": 4,<br>    \"n_estimators\": 808<br>  }<br>}", "{<br>  \"number\": 96,<br>  \"values\": [<br>    0.9707259953161592<br>  ],<br>  \"params\": {<br>    \"learning_rate\": 0.802413637475317,<br>    \"max_depth\": 9,<br>    \"max_leaves\": 2,<br>    \"num_parallel_tree\": 4,<br>    \"n_estimators\": 809<br>  }<br>}", "{<br>  \"number\": 97,<br>  \"values\": [<br>    0.9730679156908665<br>  ],<br>  \"params\": {<br>    \"learning_rate\": 0.810733574273957,<br>    \"max_depth\": 9,<br>    \"max_leaves\": 2,<br>    \"num_parallel_tree\": 4,<br>    \"n_estimators\": 713<br>  }<br>}", "{<br>  \"number\": 98,<br>  \"values\": [<br>    0.9812646370023419<br>  ],<br>  \"params\": {<br>    \"learning_rate\": 0.8044833733204547,<br>    \"max_depth\": 11,<br>    \"max_leaves\": 7,<br>    \"num_parallel_tree\": 4,<br>    \"n_estimators\": 822<br>  }<br>}", "{<br>  \"number\": 99,<br>  \"values\": [<br>    0.9730679156908665<br>  ],<br>  \"params\": {<br>    \"learning_rate\": 0.911442566192119,<br>    \"max_depth\": 11,<br>    \"max_leaves\": 2,<br>    \"num_parallel_tree\": 4,<br>    \"n_estimators\": 811<br>  }<br>}"], "textposition": "none", "type": "bar", "x": [4569.0, 3491.0, 3650.0, 4143.0, 3015.0, 1300.0, 6349.0, 1431.0, 7607.0, 7717.0, 2258.0, 974.7, 4526.0, 2121.0, 6281.0, 8492.0, 9694.0, 4296.0, 5580.0, 5723.0, 5693.0, 4249.0, 4510.0, 5348.0, 5430.0, 5339.0, 6276.0, 6319.0, 6308.0, 3986.0, 3982.0, 3069.0, 3619.0, 5799.0, 6189.0, 3943.0, 4819.0, 4775.0, 4303.0, 5066.0, 4757.0, 4822.0, 3375.0, 3391.0, 3714.0, 3473.0, 3575.0, 3567.0, 3603.0, 3159.0, 2702.0, 2728.0, 2815.0, 3237.0, 5222.0, 4365.0, 4570.0, 4100.0, 4117.0, 4354.0, 3992.0, 3854.0, 3417.0, 3469.0, 3887.0, 4087.0, 3883.0, 3309.0, 3719.0, 3712.0, 3826.0, 5655.0, 6322.0, 3876.0, 3979.0, 4855.0, 3106.0, 4702.0, 6244.0, 6093.0, 4237.0, 4483.0, 3386.0, 4012.0, 3589.0, 3991.0, 3980.0, 4379.0, 5099.0, 4801.0, 7746.0, 5689.0, 5012.0, 6300.0, 5335.0, 3453.0, 3437.0, 3120.0, 3888.0, 2846.0], "y": [0, 1, 2, 3, 4, 5, 6, 7, 8, 9, 10, 11, 12, 13, 14, 15, 16, 17, 18, 19, 20, 21, 22, 23, 24, 25, 26, 27, 28, 29, 30, 31, 32, 33, 34, 35, 36, 37, 38, 39, 40, 41, 42, 43, 44, 45, 46, 47, 48, 49, 50, 51, 52, 53, 54, 55, 56, 57, 58, 59, 60, 61, 62, 63, 64, 65, 66, 67, 68, 69, 70, 71, 72, 73, 74, 75, 76, 77, 78, 79, 80, 81, 82, 83, 84, 85, 86, 87, 88, 89, 90, 91, 92, 93, 94, 95, 96, 97, 98, 99]}], "layout": {"showlegend": true, "title": {"text": "Timeline Plot"}, "xaxis": {"title": {"text": "Datetime"}, "type": "date"}, "yaxis": {"title": {"text": "Trial"}}}}
